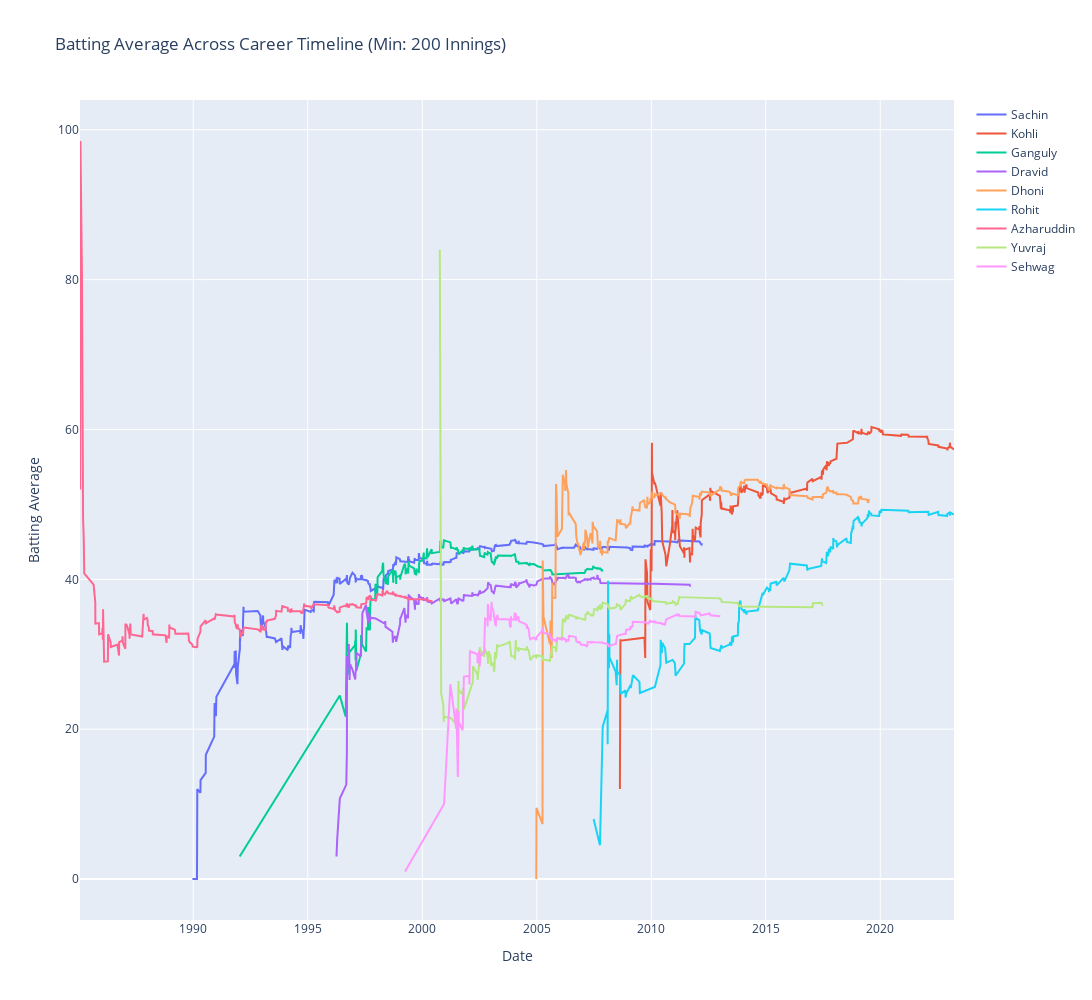

Notebook code cell kept with this figure:
### Code cell
generate_averages_timeline(links_df)

### Figure 1 — Plotly figure (JSON) as saved in the notebook; plotly's stock layout.template omitted (floating-point values rounded to 4 significant figures; data arrays with more than 128 entries replaced by an {"elided": "..."} marker saying what was removed)
{"data": [{"mode": "lines", "name": "Sachin", "type": "scatter", "x": {"elided": "452 str values"}, "y": {"elided": "452 float values"}}, {"mode": "lines", "name": "Kohli", "type": "scatter", "x": {"elided": "265 str values"}, "y": {"elided": "265 float values"}}, {"mode": "lines", "name": "Ganguly", "type": "scatter", "x": {"elided": "300 str values"}, "y": {"elided": "300 float values"}}, {"mode": "lines", "name": "Dravid", "type": "scatter", "x": {"elided": "318 str values"}, "y": {"elided": "318 float values"}}, {"mode": "lines", "name": "Dhoni", "type": "scatter", "x": {"elided": "297 str values"}, "y": {"elided": "297 float values"}}, {"mode": "lines", "name": "Rohit", "type": "scatter", "x": {"elided": "236 str values"}, "y": {"elided": "236 float values"}}, {"mode": "lines", "name": "Azharuddin", "type": "scatter", "x": {"elided": "308 str values"}, "y": {"elided": "307 float values"}}, {"mode": "lines", "name": "Yuvraj", "type": "scatter", "x": {"elided": "278 str values"}, "y": {"elided": "278 float values"}}, {"mode": "lines", "name": "Sehwag", "type": "scatter", "x": {"elided": "245 str values"}, "y": {"elided": "245 float values"}}], "layout": {"autosize": false, "height": 1000, "title": {"text": "Batting Average Across Career Timeline (Min: 200 Innings)"}, "width": 1800, "xaxis": {"title": {"text": "Date"}}, "yaxis": {"title": {"text": "Batting Average"}}}}
